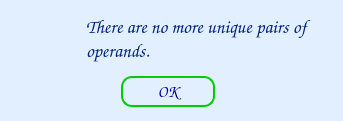
<?xml version="1.0" encoding="UTF-8"?>
<ui version="4.0">
 <class>out_of_nums</class>
 <widget class="QWidget" name="out_of_nums">
  <property name="geometry">
   <rect>
    <x>0</x>
    <y>0</y>
    <width>343</width>
    <height>121</height>
   </rect>
  </property>
  <property name="minimumSize">
   <size>
    <width>343</width>
    <height>121</height>
   </size>
  </property>
  <property name="palette">
   <palette>
    <active>
     <colorrole role="Base">
      <brush brushstyle="SolidPattern">
       <color alpha="255">
        <red>225</red>
        <green>239</green>
        <blue>255</blue>
       </color>
      </brush>
     </colorrole>
     <colorrole role="Window">
      <brush brushstyle="SolidPattern">
       <color alpha="255">
        <red>225</red>
        <green>239</green>
        <blue>255</blue>
       </color>
      </brush>
     </colorrole>
    </active>
    <inactive>
     <colorrole role="Base">
      <brush brushstyle="SolidPattern">
       <color alpha="255">
        <red>225</red>
        <green>239</green>
        <blue>255</blue>
       </color>
      </brush>
     </colorrole>
     <colorrole role="Window">
      <brush brushstyle="SolidPattern">
       <color alpha="255">
        <red>225</red>
        <green>239</green>
        <blue>255</blue>
       </color>
      </brush>
     </colorrole>
    </inactive>
    <disabled>
     <colorrole role="Base">
      <brush brushstyle="SolidPattern">
       <color alpha="255">
        <red>225</red>
        <green>239</green>
        <blue>255</blue>
       </color>
      </brush>
     </colorrole>
     <colorrole role="Window">
      <brush brushstyle="SolidPattern">
       <color alpha="255">
        <red>225</red>
        <green>239</green>
        <blue>255</blue>
       </color>
      </brush>
     </colorrole>
    </disabled>
   </palette>
  </property>
  <property name="windowTitle">
   <string>Alert</string>
  </property>
  <widget class="QLabel" name="label_2">
   <property name="geometry">
    <rect>
     <x>86</x>
     <y>9</y>
     <width>261</width>
     <height>61</height>
    </rect>
   </property>
   <property name="minimumSize">
    <size>
     <width>261</width>
     <height>51</height>
    </size>
   </property>
   <property name="palette">
    <palette>
     <active>
      <colorrole role="WindowText">
       <brush brushstyle="SolidPattern">
        <color alpha="255">
         <red>0</red>
         <green>34</green>
         <blue>129</blue>
        </color>
       </brush>
      </colorrole>
      <colorrole role="Text">
       <brush brushstyle="SolidPattern">
        <color alpha="255">
         <red>0</red>
         <green>0</green>
         <blue>127</blue>
        </color>
       </brush>
      </colorrole>
     </active>
     <inactive>
      <colorrole role="WindowText">
       <brush brushstyle="SolidPattern">
        <color alpha="255">
         <red>0</red>
         <green>34</green>
         <blue>129</blue>
        </color>
       </brush>
      </colorrole>
      <colorrole role="Text">
       <brush brushstyle="SolidPattern">
        <color alpha="255">
         <red>0</red>
         <green>0</green>
         <blue>127</blue>
        </color>
       </brush>
      </colorrole>
     </inactive>
     <disabled>
      <colorrole role="WindowText">
       <brush brushstyle="SolidPattern">
        <color alpha="255">
         <red>120</red>
         <green>120</green>
         <blue>120</blue>
        </color>
       </brush>
      </colorrole>
      <colorrole role="Text">
       <brush brushstyle="SolidPattern">
        <color alpha="255">
         <red>120</red>
         <green>120</green>
         <blue>120</blue>
        </color>
       </brush>
      </colorrole>
     </disabled>
    </palette>
   </property>
   <property name="font">
    <font>
     <family>Comic Sans MS</family>
     <pointsize>14</pointsize>
    </font>
   </property>
   <property name="text">
    <string>&lt;html&gt;&lt;head/&gt;&lt;body&gt;&lt;p&gt;There are no more unique pairs of operands.&lt;/p&gt;&lt;/body&gt;&lt;/html&gt;</string>
   </property>
   <property name="wordWrap">
    <bool>true</bool>
   </property>
  </widget>
  <widget class="QPushButton" name="continue_button">
   <property name="geometry">
    <rect>
     <x>121</x>
     <y>76</y>
     <width>94</width>
     <height>31</height>
    </rect>
   </property>
   <property name="minimumSize">
    <size>
     <width>94</width>
     <height>31</height>
    </size>
   </property>
   <property name="font">
    <font>
     <family>Comic Sans MS</family>
     <pointsize>12</pointsize>
    </font>
   </property>
   <property name="styleSheet">
    <string notr="true">QPushButton {
color: #000099;
border: 2px solid #00cc00;
border-radius: 11px;
padding: 5px;
background: qradialgradient(cx: 0.3, cy: -0.4,
fx: 0.3, fy: -0.4,
radius: 1.35, stop: 0 #fff, stop: 1 #00cc00);
min-width: 80px;
}

QPushButton:hover {
border: 2px solid #00b300;
background: qradialgradient(cx: 0.3, cy: -0.4,
fx: 0.3, fy: -0.4,
radius: 1.35, stop: 0 #fff, stop: 1 #00b300);
}

QPushButton:pressed {
border: 2px solid #00cc00;
background: qradialgradient(cx: 0.4, cy: -0.1,
fx: 0.4, fy: -0.1,
radius: 1.35, stop: 0 #fff, stop: 1 #00cc00);
}</string>
   </property>
   <property name="text">
    <string>OK</string>
   </property>
  </widget>
  <widget class="QLabel" name="label">
   <property name="geometry">
    <rect>
     <x>10</x>
     <y>0</y>
     <width>81</width>
     <height>71</height>
    </rect>
   </property>
   <property name="minimumSize">
    <size>
     <width>81</width>
     <height>71</height>
    </size>
   </property>
   <property name="text">
    <string/>
   </property>
   <property name="pixmap">
    <pixmap resource="files.qrc">:/files/images/alert.png</pixmap>
   </property>
  </widget>
 </widget>
 <resources>
  <include location="files.qrc"/>
 </resources>
 <connections/>
</ui>
